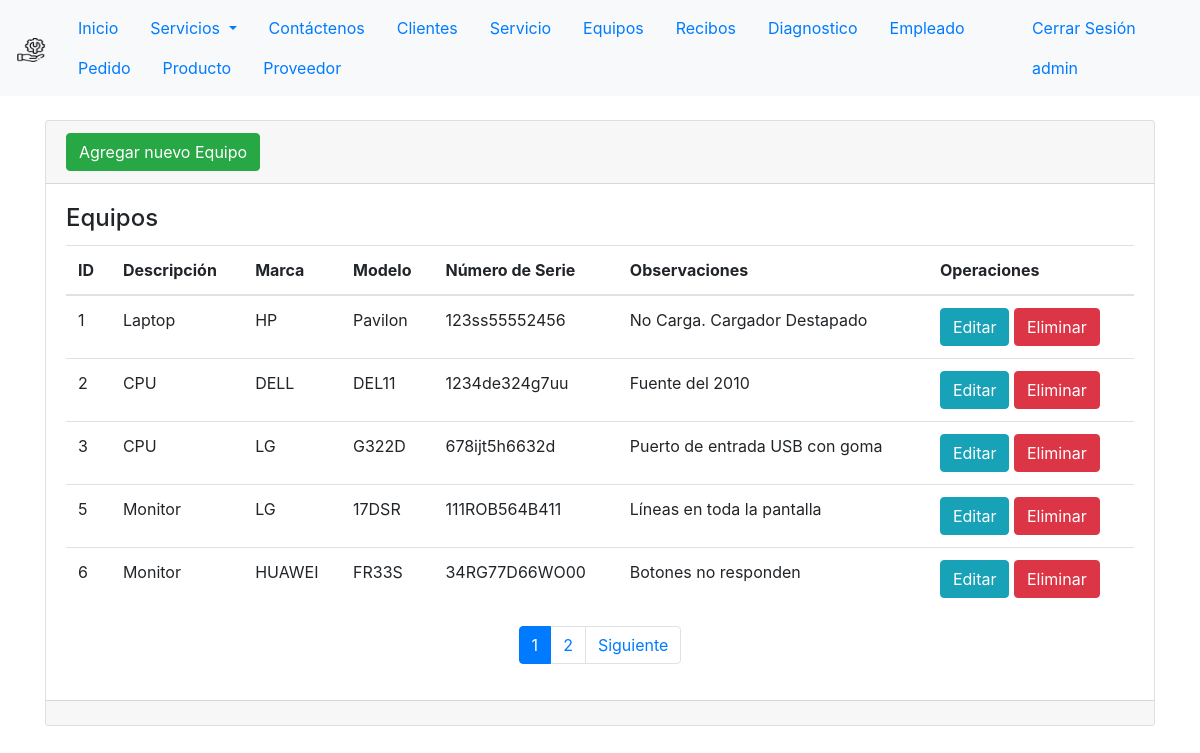
The app's page /Equipo/1/ (signed in) with its own data.
### ServicioTecnico/models.py (models this page shows, shortened)
class Equipo(models.Model):
    id = models.AutoField(primary_key = True)
    descripcion = models.CharField(max_length = 100, verbose_name = 'Descripción')
    marca = models.CharField(max_length = 50, verbose_name = 'Marca')
    modelo = models.CharField(max_length = 50, verbose_name = 'Modelo')
    numSerie = models.CharField(max_length = 14, verbose_name = 'Numero de Serie')
    observaciones = models.CharField(max_length = 500, verbose_name = 'Observaciones')

### ServicioTecnico/views.py (the view, shortened to what this page needs)
# urls.py: path('Equipo/<aux>/', listarEquiposCliente, name="listarEquiposCliente"),
def listarEquiposCliente(request, aux):
    user = get_object_or_404(User, id = aux)
    print("\nUsuario")
    print(user)
    print(aux)
    if ((aux == '1') or (str(user) == 'vendedor') or (str(user) == 'tecnico')):
        equipos = Equipo.objects.all()
        page = request.GET.get('page', 1)
        try:
            paginator = Paginator(equipos, 5)
            equipos = paginator.page(page)
        except:
            raise Http404
        data = {
            'entity': equipos,
            'paginator': paginator
        }
        return render(request, 'Equipo/index.html', data)

### templates/Equipo/index.html (shortened to what this page needs)
{% extends "base1.html" %}
{% block body %}
<div class="container py-4">
    <div class="card">
        {% if user.id == 1 or user.username == 'vendedor' or user.username == 'tecnico' %}
            <div class="card-header">
                <a name="" id="" class="btn btn-success" href="{% url 'registrarEquipo' user.id %}" role="button">Agregar nuevo Equipo</a>
            </div>
        {% endif %}
        <div class="card-body">
            {% if user.id == 1  or user.username == 'vendedor' or user.username == 'tecnico' %}
            <h4 class="card-title">Equipos</h4>
                <table class="table">
                    <thead>
                        <tr>
                            <th>ID</th>
                            <th>Descripción</th>
                            <th>Marca</th>
                            <th>Modelo</th>
                            <th>Número de Serie</th>
                            <th>Observaciones</th>
                            <th>Operaciones</th>
                        </tr>
                    </thead>
                    <tbody>
                        {% for eq in entity %}
                        <tr>
                            <td>{{ eq.id }}</td>
                            <td>{{ eq.descripcion }}</td>
                            <td>{{ eq.marca }}</td>
                            <td>{{ eq.modelo }}</td>
                            <td>{{ eq.numSerie }}</td>
                            <td>{{ eq.observaciones }}</td>
                            <td>
                            {% if perms.ServicioTecnico.change_equipo %}
                                <a name="" id="" class="btn btn-info" href="{% url 'modificarEquipo' user.id eq.id %}" role="button">Editar</a>
                            {% endif %}
                            {% if perms.ServicioTecnico.delete_equipo %}
                                <a name="" id="" class="btn btn-danger" onclick="eliminar_Equipo({{ eq.id }}, {{ user.id }})" href="#" role="button">Eliminar</a>
                            {% endif %}
                            </td>
                        </tr>
                        {% endfor %}
                    </tbody>
                </table>
                <div>
                    {% include 'paginator.html' %}
                </div>
            {% endif %}
        </div>
        <div class="card-footer text-muted"></div>
    </div>
</div>
{% endblock %}

### templates/base1.html (shortened to what this page needs)
<!DOCTYPE html>
<html lang="en">
<head>
    {% load static %}
    <link type='text/css' href='{% static "css/style.css" %}' rel='stylesheet'/>
    <link rel="stylesheet" href="https://cdn.jsdelivr.net/npm/bootstrap@4.4.1/dist/css/bootstrap.min.css">
    <link rel="stylesheet" href="https://stackpath.bootstrapcdn.com/font-awesome/4.7.0/css/font-awesome.min.css">
</head>
<body>
    <nav class="navbar navbar-expand-sm navbar-light bg-light">
        <a class="navbar-brand" href="/">
            <img src="{% static 'images/soporte-tecnico.png' %}" alt="" width="30" height="24">
        </a>
        <div class="nav justify-content-start collapse navbar-collapse" id="navbarText">
            <ul class="nav nav-pills">
                <li class="nav-item">
                    <a class="nav-link" href="/">Inicio</a>
                </li>
                <li class="nav-item dropdown">
                    <a class="nav-link dropdown-toggle btn-block" href="" role="button" data-bs-toggle="dropdown" aria-expanded="false">
                    Servicios
                    </a>
                </li>
                <li class="nav-item">
                    <a class="nav-link" href="/contactenos/">Contáctenos</a>
                </li>
                {% if perms.ServicioTecnico.view_cliente %}
                <li class="nav-item">
                    <a class="nav-link" href="/Cliente">Clientes</a>
                </li>
                {% endif %}
                {% if perms.ServicioTecnico.view_servicio %}
                <li class="nav-item">
                    <a class="nav-link" href="/Servicio">Servicio</a>
                </li>
                {% endif %}
                {% if perms.ServicioTecnico.view_equipo %}
                <li class="nav-item">
                    {% if user.id == 1 or user.username == 'vendedor' or user.username == 'tecnico' %}
                        <a class="nav-link" href="{% url 'listarEquiposCliente' user.id %}">Equipos</a>
                    {% endif %}
                </li>
                {% endif %}
                {% if perms.ServicioTecnico.view_recibo %}
                <li class="nav-item">
                    <a class="nav-link" href="/Recibo">Recibos</a>
                </li>
                {% endif %}
                {% if perms.ServicioTecnico.view_diagnostico %}
                <li class="nav-item">
                    <a class="nav-link" href="/Diagnostico">Diagnostico</a>
                </li>
                {% endif %}
                {% if perms.ServicioTecnico.view_empleado %}
                <li class="nav-item">
                    <a class="nav-link" href="/Empleado">Empleado</a>
                </li>
                {% endif %}
                {% if perms.ServicioTecnico.view_pedido %}
                <li class="nav-item">
                    <a class="nav-link" href="/Pedido">Pedido</a>
                </li>
                {% endif %}
                {% if perms.ServicioTecnico.view_producto %}
                <li class="nav-item">
                    <a class="nav-link" href="/Producto">Producto</a>
                </li>
                {% endif %}
                {% if perms.ServicioTecnico.view_proveedor %}
                <li class="nav-item">
                    <a class="nav-link" href="/Proveedor">Proveedor</a>
                </li>
                {% endif %}
            </ul>
        </div>
        <div class="justify-content-end collapse navbar-collapse" id="navbarText">
            <ul class="nav ">
                {% if request.user.is_authenticated %}
                    <li class="nav-item">
                        <a class="nav-link" href="{% url 'logout' %}">Cerrar Sesión</a>
                    </li>
                    <li class="nav-item">
                        <a class="nav-link" href="#">{{ user.username }}</a>
                    </li>
                {% endif %}
            </ul>
        </div>
    </nav>
    {% block body %}
    {% endblock %}
</body>
</html>

### static/css/style.css (style rules this page uses)
body { font-family: 'Roboto', sans-serif; margin: 0; }
:root { --primary: #c0d4f1; --white: #FFFFFF; --greyLight-1: #E4EBF5; --greyLight-2: #c8d0e7; --greyDark: #9baacf; }

### records on screen
Equipo: id "1", descripcion "Laptop", marca "HP", modelo "Pavilon", numSerie "123ss55552456", observaciones "No Carga. Cargador Destapado"
Equipo: id "2", descripcion "CPU", marca "DELL", modelo "DEL11", numSerie "1234de324g7uu", observaciones "Fuente del 2010"
Equipo: id "3", descripcion "CPU", marca "LG", modelo "G322D", numSerie "678ijt5h6632d", observaciones "Puerto de entrada USB con goma"
Equipo: id "5", descripcion "Monitor", marca "LG", modelo "17DSR", numSerie "111ROB564B411", observaciones "Líneas en toda la pantalla"
Equipo: id "6", descripcion "Monitor", marca "HUAWEI", modelo "FR33S", numSerie "34RG77D66WO00", observaciones "Botones no responden"

### other values on screen
{{ user.username }} "admin"
{{ page }} "1" "2"
